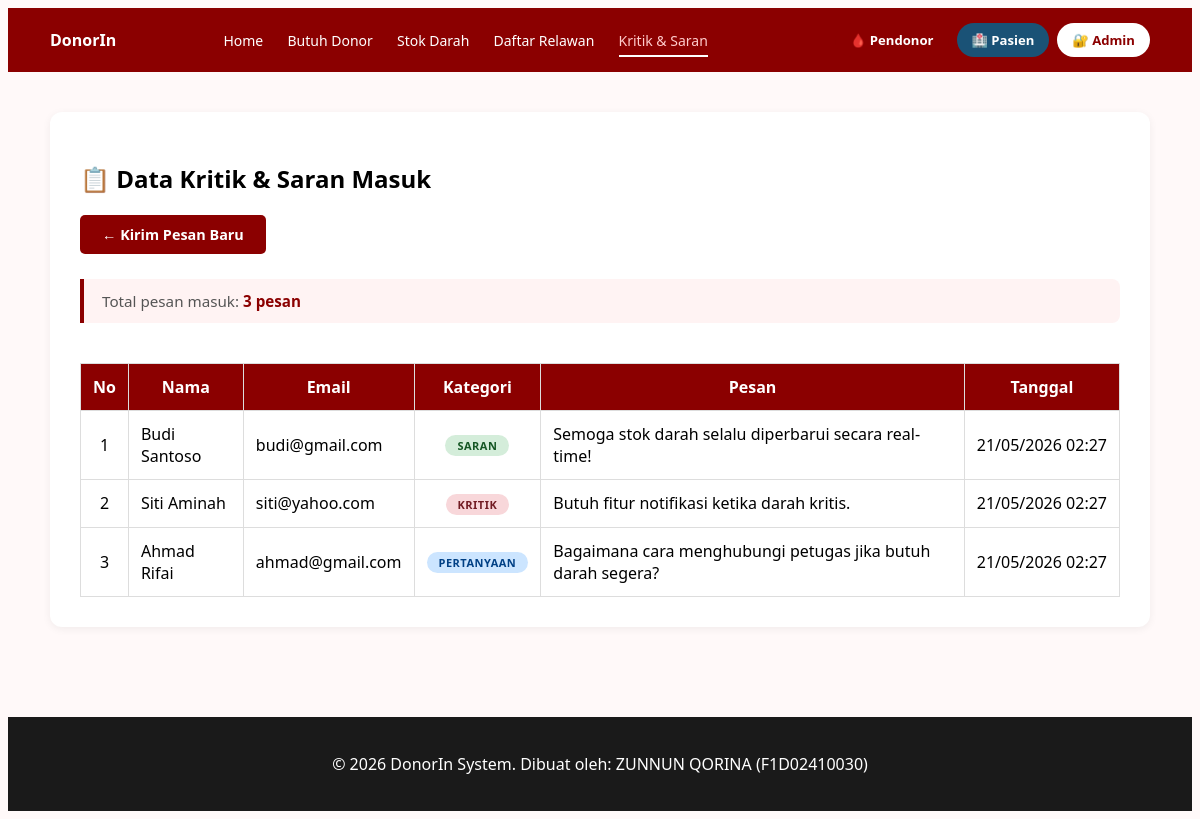
Before: /pages/admin/tampil_kritik.php with the older database file.
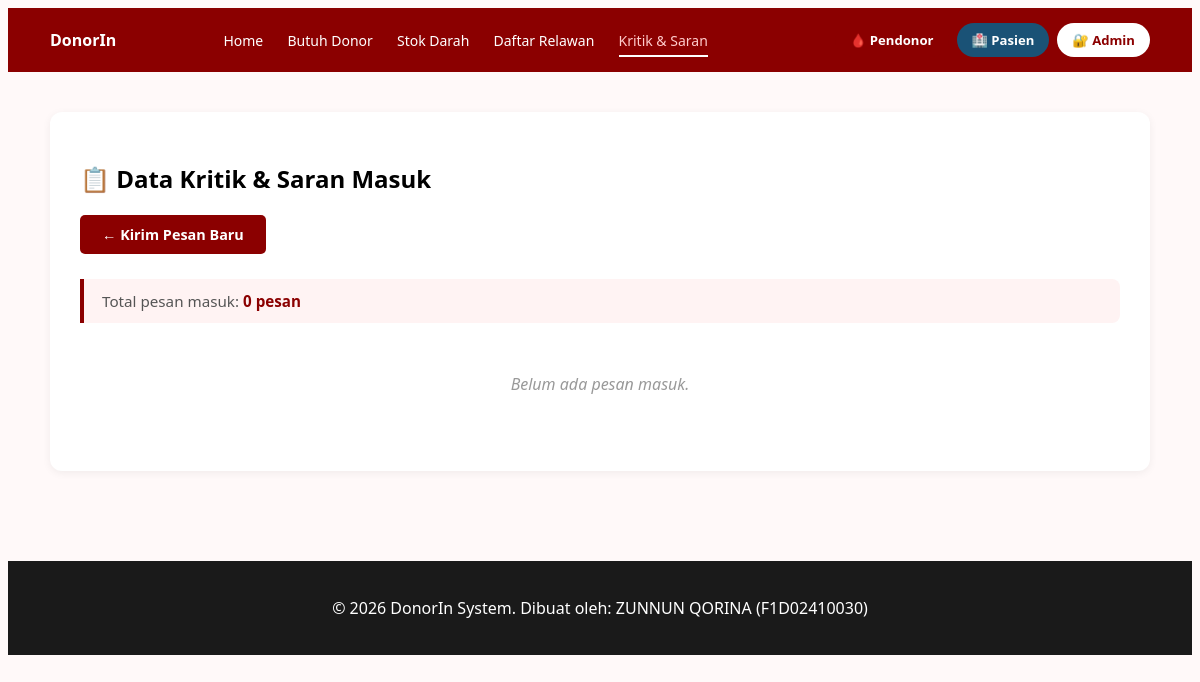
After: the same page with the newer database file.
### tables this page shows
CREATE TABLE IF NOT EXISTS kritik_saran (
    id       INT AUTO_INCREMENT PRIMARY KEY,
    nama     VARCHAR(100) NOT NULL,
    email    VARCHAR(100) NOT NULL,
    kategori ENUM('kritik','saran','pertanyaan') NOT NULL,
    pesan    TEXT         NOT NULL,
    tanggal  DATETIME     DEFAULT CURRENT_TIMESTAMP
);

### pages/admin/tampil_kritik.php (the view, shortened to what this page needs)
<?php
include 'koneksi.php';
$halaman_aktif = 'kritik';
?>
<!DOCTYPE html>
<html lang="id">
<head>
    <link rel="stylesheet" href="styles.css">
</head>
<body>
<?php include 'header.php'; ?>
<main class="wadah konten-halaman">
    <section class="blok-konten">
        <h2>📋 Data Kritik & Saran Masuk</h2>
        <a href="kritik_saran.php" class="tombol-kembali">← Kirim Pesan Baru</a>
        <?php
        $query  = "SELECT * FROM kritik_saran ORDER BY tanggal DESC";
        $hasil  = mysqli_query($conn, $query);
        $jumlah = mysqli_num_rows($hasil);
        ?>
        <div class="info-total">
            Total pesan masuk: <strong><?php echo $jumlah; ?> pesan</strong>
        </div>
        <?php if ($jumlah == 0): ?>
            <p class="kosong">Belum ada pesan masuk.</p>
        <?php else: ?>
            <div style="overflow-x:auto;">
                <table class="tabel-data">
                    <thead>
                        <tr>
                            <th>No</th>
                            <th>Nama</th>
                            <th>Email</th>
                            <th>Kategori</th>
                            <th>Pesan</th>
                            <th>Tanggal</th>
                        </tr>
                    </thead>
                    <tbody>
                    <?php
                    $no = 1;
                    while ($baris = mysqli_fetch_assoc($hasil)):
                        $badge = 'badge-' . $baris['kategori'];
                        $tgl   = date('d/m/Y H:i', strtotime($baris['tanggal']));
                    ?>
                        <tr>
                            <td style="text-align:center;"><?php echo $no++; ?></td>
                            <td><?php echo htmlspecialchars($baris['nama']); ?></td>
                            <td><?php echo htmlspecialchars($baris['email']); ?></td>
                            <td style="text-align:center;">
                                <span class="badge-kategori <?php echo $badge; ?>">
                                    <?php echo $baris['kategori']; ?>
                                </span>
                            </td>
                            <td><?php echo htmlspecialchars($baris['pesan']); ?></td>
                            <td style="white-space:nowrap;"><?php echo $tgl; ?></td>
                        </tr>
                    <?php endwhile; ?>
                    </tbody>
                </table>
            </div>
        <?php endif; ?>
    </section>
</main>
<?php include 'footer.php'; ?>
</body>
</html>

### components/header.php (shortened to what this page needs)
<?php
$admin_login    = isset($_SESSION['admin_login'])    && $_SESSION['admin_login']    === true;
$pendonor_login = isset($_SESSION['pendonor_login']) && $_SESSION['pendonor_login'] === true;
$pasien_login   = isset($_SESSION['pasien_login'])   && $_SESSION['pasien_login']   === true;
?>
<header class="header-utama">
    <div class="wadah flex-header">
        <div class="logo">
            <strong>DonorIn</strong>
        </div>
        <nav class="navigasi-utama">
            <a href="index.php"
               class="<?php echo ($halaman_aktif == 'home') ? 'aktif' : ''; ?>">Home</a>
            <a href="page2.php"
               class="<?php echo ($halaman_aktif == 'donor') ? 'aktif' : ''; ?>">Butuh Donor</a>
            <a href="page2.php#stok-darah">Stok Darah</a>
            <?php if ($pendonor_login): ?>
                <a href="dashboard_pendonor.php"
                   class="<?php echo ($halaman_aktif == 'dashboard_pendonor') ? 'aktif' : ''; ?>">Dashboard</a>
                <a href="cari_permintaan.php"
                   class="<?php echo ($halaman_aktif == 'cari_permintaan') ? 'aktif' : ''; ?>">Permintaan Darah</a>
            <?php else: ?>
                <a href="page2.php#daftar-relawan">Daftar Relawan</a>
            <?php endif; ?>
            <a href="kritik_saran.php"
               class="<?php echo ($halaman_aktif == 'kritik') ? 'aktif' : ''; ?>">Kritik & Saran</a>
        </nav>
        <div style="display:flex; gap:8px; align-items:center;">
        <?php if ($admin_login): ?>
            <a href="dashboard_admin.php" class="tombol-admin" style="text-decoration:none;">
                👤 <?php echo htmlspecialchars($_SESSION['admin_username']); ?>
            </a>
        <?php else: ?>
            <a href="login_pendonor.php" class="tombol-admin tombol-pendonor" style="text-decoration:none; font-size:0.82rem;">
                🩸 Pendonor
            </a>
            <a href="login_pasien.php" class="tombol-admin tombol-pasien" style="text-decoration:none; font-size:0.82rem;">
                🏥 Pasien
            </a>
            <a href="login_admin.php" class="tombol-admin" style="text-decoration:none; font-size:0.82rem;">
                🔐 Admin
            </a>
        <?php endif; ?>
        </div>
    </div>
</header>

### components/footer.php (shortened to what this page needs)
<footer class="footer-utama">
    <div class="wadah">
        <p>&copy; 2026 DonorIn System. Dibuat oleh: ZUNNUN QORINA (F1D02410030)</p>
    </div>
</footer>

### assets/styles.css (style rules this page uses)
body { font-family: 'Segoe UI', Tahoma, Geneva, Verdana, sans-serif; background-color: #fff9f9; }
.wadah { max-width: 1100px; margin: auto; padding: 0 20px; }
.header-utama { background-color: #8b0000; color: #ffffff; padding: 15px 0; }
.flex-header { display: flex; justify-content: space-between; align-items: center; }
.navigasi-utama a { color: white; text-decoration: none; margin-right: 20px; font-size: 14px; padding: 5px 0; }
.tombol-admin { background: white; color: #8b0000; border: none; padding: 8px 15px; border-radius: 20px; font-weight: bold; cursor: pointer; }
.footer-utama { background: #1a1a1a; color: white; text-align: center; padding: 20px 0px; margin-top: 20px; }
.kosong { color: #999; text-align: center; padding: 30px; font-style: italic; }
.blok-konten { background: white; border-radius: 12px; padding: 30px; margin-bottom: 30px; box-shadow: 0 2px 8px rgba(0,0,0,0.06); }
.konten-halaman { padding: 40px 20px; }
.tombol-pendonor { background: #8b0000 !important; color: white !important; }
.tombol-pasien { background: #1a5276 !important; color: white !important; }
.navigasi-utama a.aktif { border-bottom: 2px solid white; color: #ffcccc; }
.tabel-data { width: 100%; border-collapse: collapse; margin-top: 20px; }
.tabel-data th, .tabel-data td { border: 1px solid #ddd; padding: 12px; }
.tabel-data th { background: #8b0000; color: white; }
.badge-kategori { display: inline-block; padding: 3px 10px; border-radius: 12px; font-size: 12px; font-weight: bold; text-transform: uppercase; }
.badge-kritik { background: #f8d7da; color: #721c24; }
.badge-saran { background: #d4edda; color: #155724; }
.badge-pertanyaan { background: #cce5ff; color: #004085; }

### pages/admin/tampil_kritik.php (style rules this page uses)
.info-total { background: #fff3f3; border-left: 4px solid #8b0000; padding: 12px 18px; border-radius: 0 8px 8px 0; margin-bottom: 20px; font-size: 0.95rem; color: #555; }
.info-total strong { color: #8b0000; }
.tombol-kembali { display: inline-block; background: #8b0000; color: white; padding: 10px 22px; border-radius: 5px; text-decoration: none; font-weight: bold; margin-bottom: 25px; font-size: 0.9rem; }
.badge-kategori { display: inline-block; padding: 3px 12px; border-radius: 12px; font-size: 11px; font-weight: bold; text-transform: uppercase; letter-spacing: 0.5px; }
.badge-kritik { background:#f8d7da; color:#721c24; }
.badge-saran { background:#d4edda; color:#155724; }
.badge-pertanyaan { background:#cce5ff; color:#004085; }

Changed rows visible on the page:
removed kritik_saran: nama "Budi Santoso", email "budi@gmail.com", kategori "SARAN", pesan "Semoga stok darah selalu diperbarui secara real-time!", tanggal "21/05/2026 02:27"
removed kritik_saran: nama "Siti Aminah", email "siti@yahoo.com", kategori "KRITIK", pesan "Butuh fitur notifikasi ketika darah kritis.", tanggal "21/05/2026 02:27"
removed kritik_saran: nama "Ahmad Rifai", email "ahmad@gmail.com", kategori "PERTANYAAN", pesan "Bagaimana cara menghubungi petugas jika butuh darah segera?", tanggal "21/05/2026 02:27"
Other visible differences:
$jumlah: "3" → "0"
text no longer shown: "No Nama Email Kategori Pesan Tanggal"
text now shown: "Belum ada pesan masuk."
